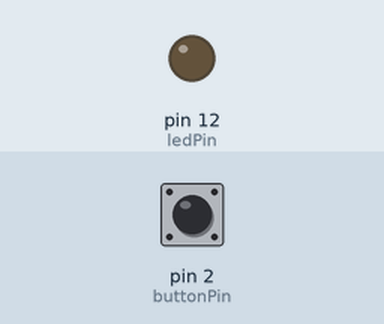
Recording of a sketch running on a simulated Arduino Uno, built with avr-gcc and run on an emulated ATmega328P. On the bench: output pins drawn as LEDs (lit = HIGH). The inputs (shaded band) are chosen by the test bench; at power-on: pin 2 (buttonPin) HIGH.

Above: at 1.2 s.
1.3 s: pin 2 (buttonPin) pulled LOW for 0.15 s
At 1.37 s:
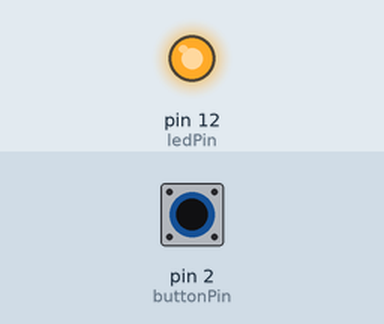
2.9 s: pin 2 (buttonPin) pulled LOW for 3.2 s
At 6.9 s:
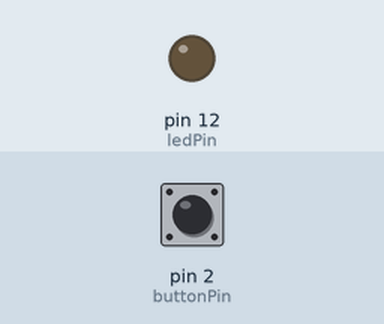
Timing chart, 0 to 8.4 s (numbered marks = the images above; inputs shaded):
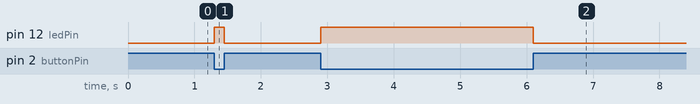

The sketch:

SwitchWithExtPullUp.ino
```cpp
/*
 * SwitchWithExtPullUp: 외부 풀업 저항 연결 버튼 예제
 *
 * 버튼이 눌리면 LED를 켜고 떼면 LED를 끈다.
 *
 * 12번 핀에서 LED 및 220옴 저항 직렬 연결해서 GND로 연결
 * 2번 핀에 외부 풀업 저항 10K을 가지는 스위치 연결
 *
 * 주의: 외부 풀업 저항 연결시 버튼이 눌리면 LOW 상태
 */
const int ledPin = 12;
const int buttonPin = 2;

void setup() {
  pinMode(ledPin, OUTPUT);
  pinMode(buttonPin, INPUT);
}

void loop() {
  if (digitalRead(buttonPin) == LOW) {
    digitalWrite(ledPin, HIGH);
  } else {
    digitalWrite(ledPin, LOW);
  }
}
```

Measured:
- after the input at 1.3 s, pin 12 (ledPin): LOW → HIGH at once, → LOW 0.15 s later
- after the input at 2.9 s, pin 12 (ledPin): LOW → HIGH at once, → LOW 3.2 s later
